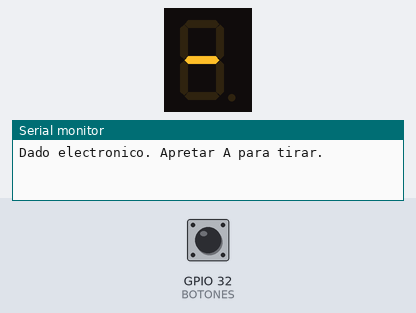
This sketch was run on a simulated ESP32. Shown: 1-digit seven-segment display, the last lines printed to the serial monitor. Wiring (from diagram.json): 1-digit 7-segment display, segments lit when HIGH: segments GPIO 4, GPIO 16, GPIO 17, GPIO 18, GPIO 19, GPIO 21, GPIO 22, GPIO 23. The inputs (shaded band) are chosen by the test bench; at power-on: GPIO 32 (BOTONES) HIGH. Random numbers use the default seed unless the sketch sets one; the segment pins are drawn as the display they are named for.

Above: at 1.2 s.
1.3 s: GPIO 32 (BOTONES) pulled LOW for 0.15 s
At 1.38 s:
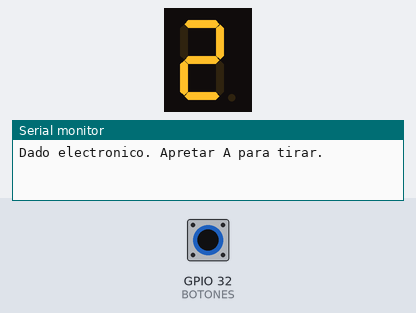
At 3.9 s:
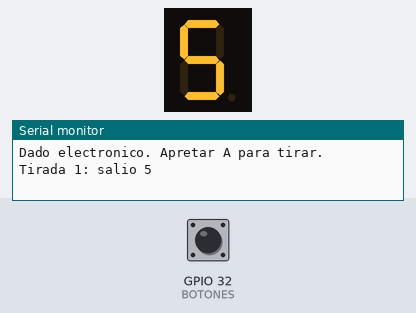
Timing chart, 0 to 5.4 s (numbered marks = the images above; inputs shaded):
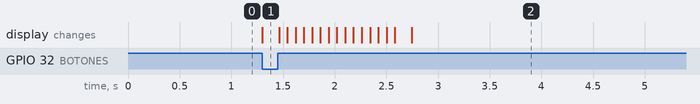

The sketch:

sketch.ino
```cpp
// Clase 8 - Ejercicio 4 (bonus, solución): dado electrónico
// A = tirar el dado. Mientras "rueda" (1,5 s) los números cambian rápido;
// después queda fijo el resultado.
// El número se muestra en 7 segmentos (el diagram.json de este proyecto ya tiene el display)
// y por supuesto también se ve en los LEDs.
//
// Estados: ESPERANDO -> RODANDO -> MOSTRANDO -> (A) -> RODANDO ...

#include <Arduino.h>

const int LEDS[8] = {4, 16, 17, 18, 19, 21, 22, 23};  // L0 ... L7
const int BOTON_A = 32;
const int BOTON_B = 33;
const int BOTON_C = 25;

// Decodificador hexa -> 7 segmentos (cátodo común). bit 0 = a ... bit 6 = g (Clase 6)
// (el dado solo usa del 1 al 6, pero dejamos la tabla igual que en la Clase 6)
const uint8_t SEGMENTOS[16] = {
  0b00111111,  // 0
  0b00000110,  // 1
  0b01011011,  // 2
  0b01001111,  // 3
  0b01100110,  // 4
  0b01101101,  // 5
  0b01111101,  // 6
  0b00000111,  // 7
  0b01111111,  // 8
  0b01101111,  // 9
  0b01110111,  // A
  0b01111100,  // b
  0b00111001,  // C
  0b01011110,  // d
  0b01111001,  // E
  0b01110001   // F
};
const uint8_t GUION = 0x40;                 // solo el segmento g: "-"

const unsigned long TIEMPO_RODANDO = 1500;
const unsigned long PASO_RODANDO = 80;      // cada cuánto cambia el número al rodar

enum Estado { ESPERANDO, RODANDO, MOSTRANDO };
Estado estado = ESPERANDO;
unsigned long inicioEstado = 0;
unsigned long ultimoPaso = 0;
int cara = 1;                               // número que se está mostrando (1 a 6)
int tiradas = 0;

// ---------- Detección de flancos con antirrebote (para los 3 botones) ----------
const int CANT_BOTONES = 3;
const int BOTONES[CANT_BOTONES] = {BOTON_A, BOTON_B, BOTON_C};  // 0 = A, 1 = B, 2 = C
const unsigned long ANTIRREBOTE_MS = 50;

bool apretadoAntes[CANT_BOTONES] = {false, false, false};  // memoria de cada botón
unsigned long ultimoCambio[CANT_BOTONES] = {0, 0, 0};      // cuándo cambió por última vez

// Devuelve true UNA sola vez por cada pulsación del botón (0 = A, 1 = B, 2 = C).
bool seApreto(int boton) {
  bool apretadoAhora = (digitalRead(BOTONES[boton]) == LOW);
  bool hayFlanco = false;

  if (apretadoAhora != apretadoAntes[boton]) {                 // ¿cambió?
    if (millis() - ultimoCambio[boton] >= ANTIRREBOTE_MS) {    // ¿y no es un rebote?
      ultimoCambio[boton] = millis();
      apretadoAntes[boton] = apretadoAhora;
      if (apretadoAhora) {
        hayFlanco = true;                                      // cambió de suelto a apretado
      }
    }
  }
  return hayFlanco;
}
// --------------------------------------------------------------------------------

// Clase 8: nombres para los índices de BOTONES, en vez de 0, 1 y 2
enum Boton { BOT_A, BOT_B, BOT_C };

// Muestra un byte en los 8 LEDs (Clase 5)
void mostrarByte(uint8_t valor) {
  for (int i = 0; i < 8; i++) {
    digitalWrite(LEDS[i], (valor >> i) & 1);
  }
}

void setup() {
  Serial.begin(115200);
  for (int i = 0; i < 8; i++) {
    pinMode(LEDS[i], OUTPUT);
  }
  for (int i = 0; i < CANT_BOTONES; i++) {
    pinMode(BOTONES[i], INPUT_PULLUP);
  }
  Serial.printf("Dado electronico. Apretar A para tirar.\n");
}

void loop() {
  bool flancoA = seApreto(BOT_A);
  unsigned long enEstado = millis() - inicioEstado;

  switch (estado) {
    case ESPERANDO:
      mostrarByte(GUION);
      if (flancoA) {
        estado = RODANDO;
        inicioEstado = millis();
      }
      break;

    case RODANDO:
      if (millis() - ultimoPaso >= PASO_RODANDO) {
        ultimoPaso = millis();
        cara = random(1, 7);                // número al azar entre 1 y 6
      }
      mostrarByte(SEGMENTOS[cara]);
      if (enEstado >= TIEMPO_RODANDO) {
        tiradas++;
        Serial.printf("Tirada %d: salio %d\n", tiradas, cara);
        estado = MOSTRANDO;
        inicioEstado = millis();
      }
      break;

    case MOSTRANDO:
      mostrarByte(SEGMENTOS[cara]);
      if (flancoA) {
        estado = RODANDO;
        inicioEstado = millis();
      }
      break;
  }
}
```

Measured:
- after the input at 1.3 s, the display: changes at once (image 1)
